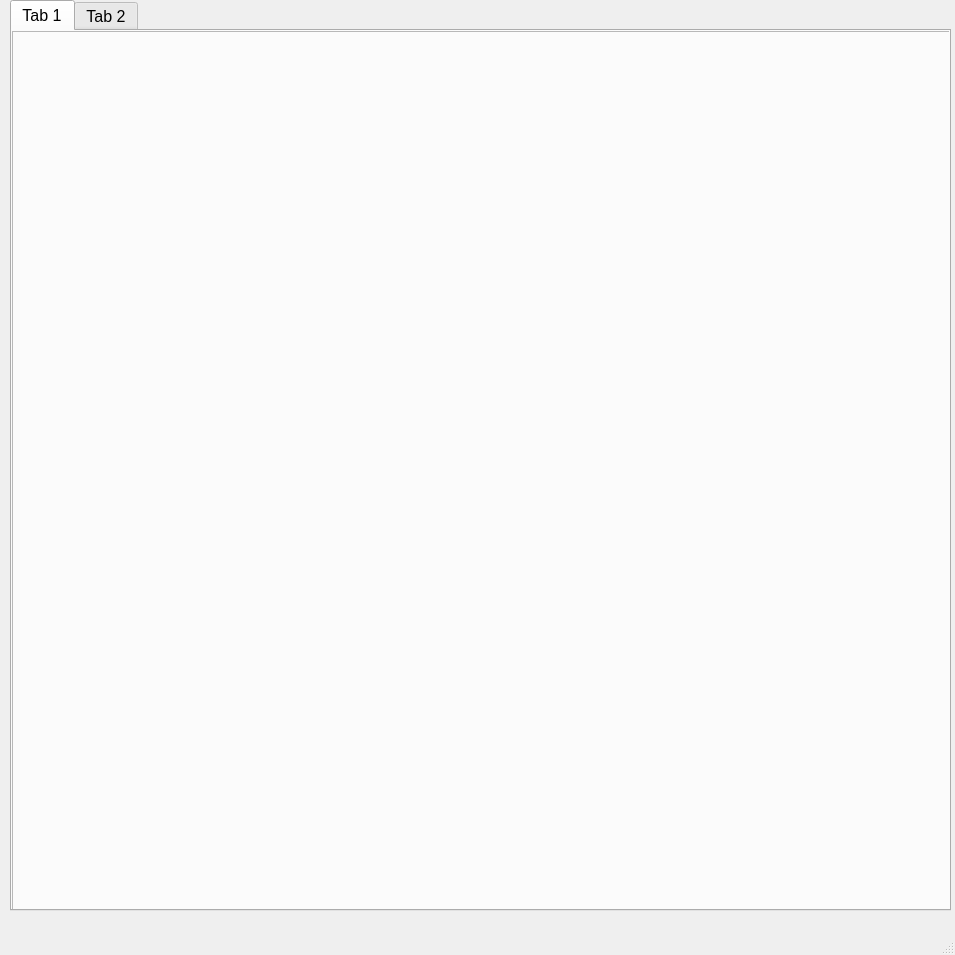
<?xml version="1.0" encoding="UTF-8"?>
<ui version="4.0">
 <class>MainWindow</class>
 <widget class="QMainWindow" name="MainWindow">
  <property name="geometry">
   <rect>
    <x>0</x>
    <y>0</y>
    <width>955</width>
    <height>955</height>
   </rect>
  </property>
  <property name="windowTitle">
   <string>MainWindow</string>
  </property>
  <widget class="QWidget" name="centralWidget">
   <property name="font">
    <font>
     <pointsize>12</pointsize>
    </font>
   </property>
   <widget class="QTabWidget" name="tabWidget">
    <property name="geometry">
     <rect>
      <x>10</x>
      <y>0</y>
      <width>941</width>
      <height>911</height>
     </rect>
    </property>
    <property name="currentIndex">
     <number>0</number>
    </property>
    <widget class="QWidget" name="tab">
     <attribute name="title">
      <string>Tab 1</string>
     </attribute>
     <widget class="Filter_tab" name="frame">
      <property name="geometry">
       <rect>
        <x>0</x>
        <y>0</y>
        <width>941</width>
        <height>881</height>
       </rect>
      </property>
      <property name="frameShape">
       <enum>QFrame::StyledPanel</enum>
      </property>
      <property name="frameShadow">
       <enum>QFrame::Raised</enum>
      </property>
     </widget>
    </widget>
    <widget class="QWidget" name="tab_2">
     <attribute name="title">
      <string>Tab 2</string>
     </attribute>
     <widget class="Analysis_Tab" name="frame_2">
      <property name="geometry">
       <rect>
        <x>0</x>
        <y>0</y>
        <width>941</width>
        <height>881</height>
       </rect>
      </property>
      <property name="frameShape">
       <enum>QFrame::StyledPanel</enum>
      </property>
      <property name="frameShadow">
       <enum>QFrame::Raised</enum>
      </property>
     </widget>
    </widget>
   </widget>
  </widget>
  <widget class="QMenuBar" name="menuBar">
   <property name="geometry">
    <rect>
     <x>0</x>
     <y>0</y>
     <width>955</width>
     <height>21</height>
    </rect>
   </property>
  </widget>
  <widget class="QStatusBar" name="statusBar"/>
 </widget>
 <layoutdefault spacing="6" margin="11"/>
 <customwidgets>
  <customwidget>
   <class>Filter_tab</class>
   <extends>QFrame</extends>
   <header>Gui_Elements/filter_tab.h</header>
   <container>1</container>
  </customwidget>
  <customwidget>
   <class>Analysis_Tab</class>
   <extends>QFrame</extends>
   <header>Gui_Elements/analysis_tab.h</header>
   <container>1</container>
  </customwidget>
 </customwidgets>
 <resources/>
 <connections/>
</ui>
